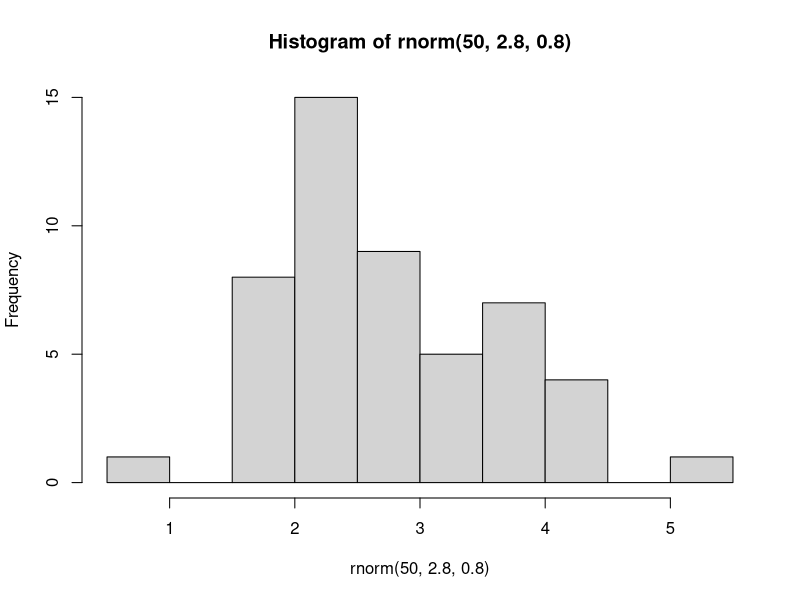
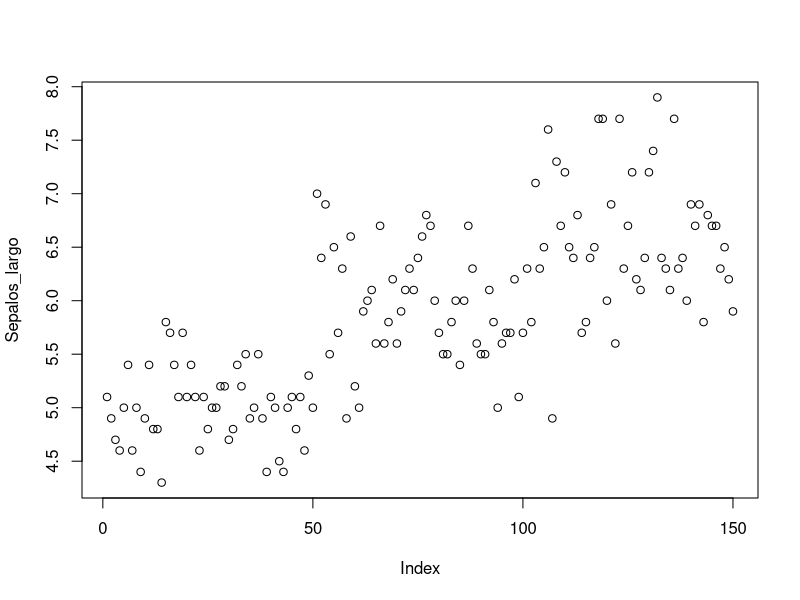
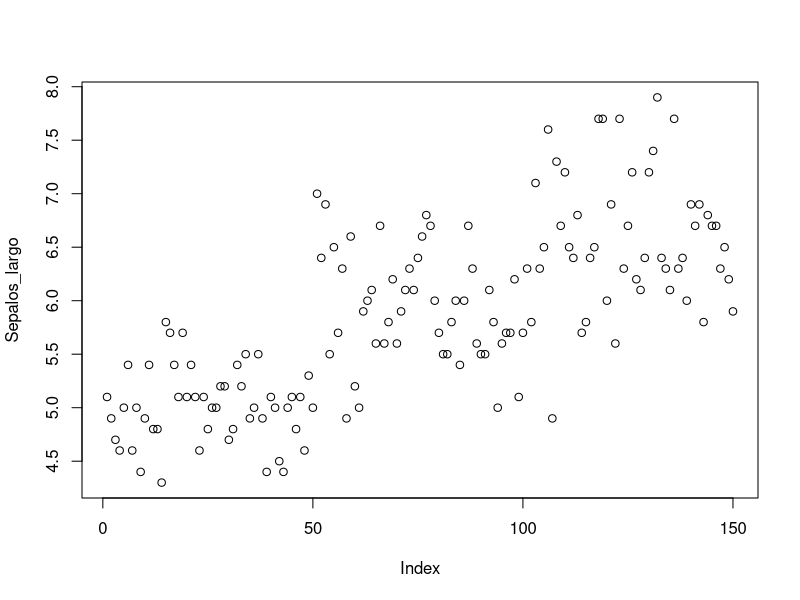
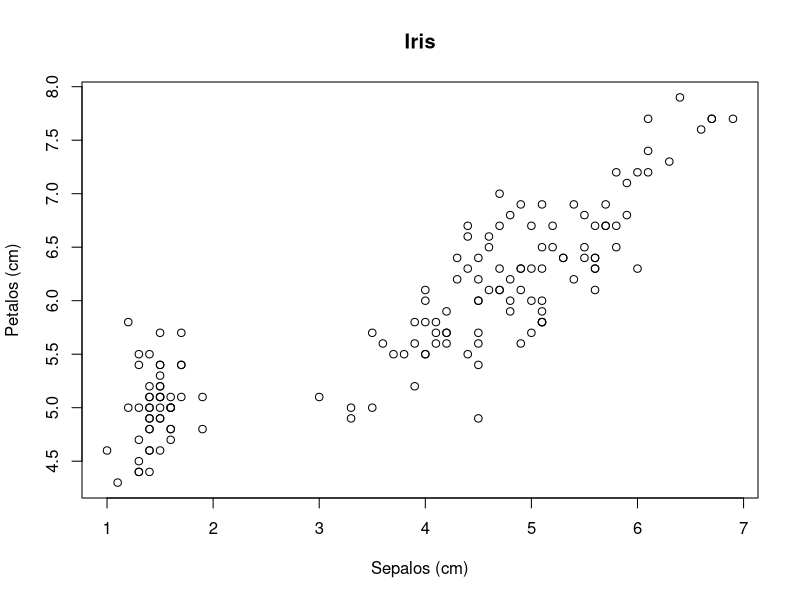
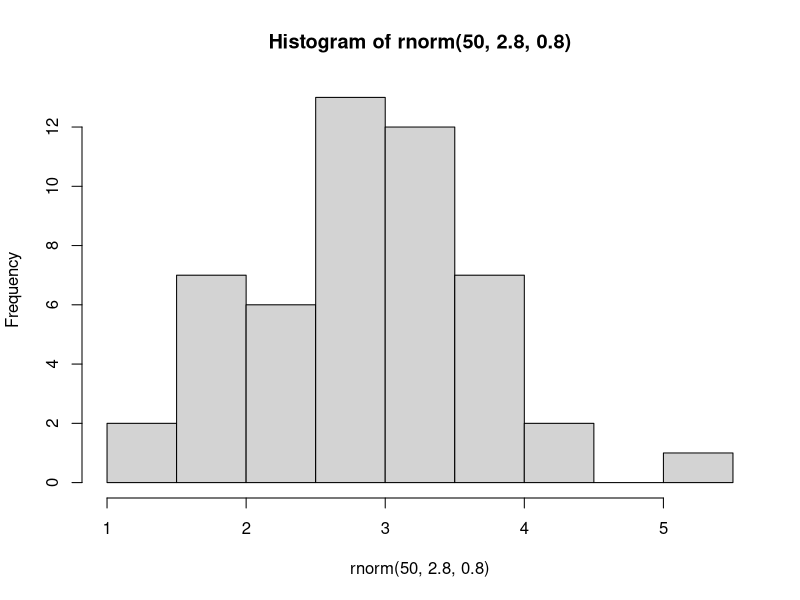
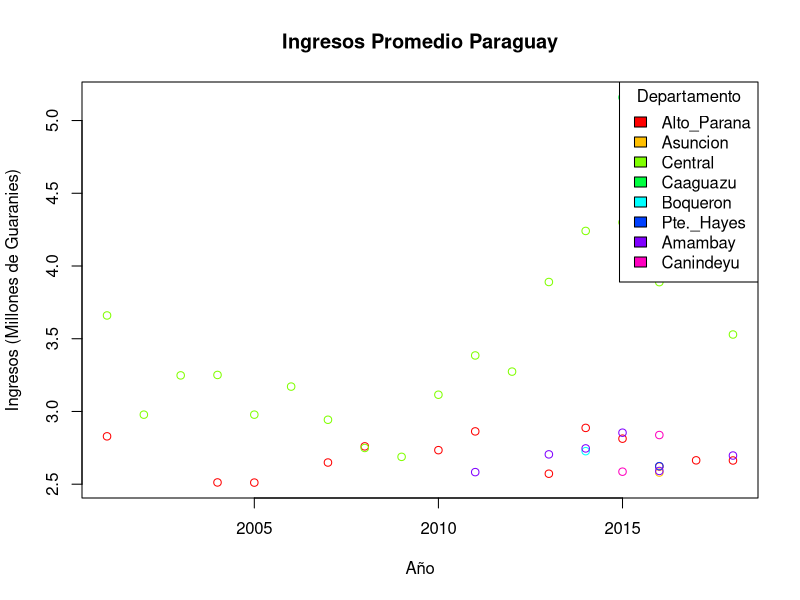

R code for these plots, in order:
## ---- chunk 1

###### Directorios de trabajo
setwd("~/Documents/GitHub/Intro_R_2023")  #Mac
getwd() #Donde estamos trabajando?

# Comentarios
# comentario

## ---- chunk 2

#install.packages("tidyverse")
#install.packages("dplyr")
library(tidyverse)
library(dplyr) 
#update.packages() #actualiza todos los paquetes que tengas instalados

## ---- chunk 3
?print()
?lm #Busqueda Simple
??lm #Busqueda Amplia 
## ---- chunk 4
variable <- 42
variable
## ---- chunk 5
a <- 10
b <- 3
suma <- a + b
resta <- a - b
multiplicacion <- a * b
division <- a / b

print(suma)
division
## ---- chunk 6
x <- 5
y <- 10
resultado <- x > y
print(resultado)
## ---- chunk 7
condicion1 <- TRUE
condicion2 <- FALSE
resultado <- condicion1 & condicion2
print(resultado)
## ---- chunk 8

## Recuerda que R es un lenguaje sensible a mayúsculas y minúsculas
(10 + 2) * 5
x <- (10 + 2) * 5  # <- es equivalente a =
x <- NA
x <- c(8,9,10,12,14,10,13,10,9)

print(x)

## ---- chunk 9
# Ejemplos de vectores
numeric_vector <- c(1.5, 2.3, 4.0)
entero_vector <- c(1, 2, 3)
logico_vector <- c(TRUE, FALSE, TRUE)
caracteres_vector <- c("uno", "dos", "tres")

## ---- chunk 10
peso <- c(60, 72, 57, 90, 95, 72) 
altura <- c(1.75, 1.80, 1.65, 1.90, 1.74, 1.91)
imc <- peso/altura^2

print(imc)
## ---- chunk 11
X <- matrix(c(1, 2, 3, 11, 12, 13), nrow=2, ncol=3, byrow=TRUE, 
            dimnames=list(c("fila1", "fila2"), c("C.1", "C.2", "C.3")))

X

X <- matrix(c(10, 10, 10, 10, 10, 10), nrow=2, ncol=3, byrow=TRUE, 
            dimnames=list(c("fila1", "fila2"), c("C.1", "C.2", "C.3")))

## ---- chunk 12
rownames(X) #nombre de filas
colnames(X) #nombre de columnas
nrow(X) #Numero de filas
ncol(X) #numero de columnas
dim(X) #dimensiones
t(X) #trasponer
## ---- chunk 13
C.4 <- c(100, 1000) #crear vector para 4ta columna 
X1 <- cbind(X, C.4) #Agregar 4ta columna a X
fila3 <- c(10, 100, 1000) #crear fila 3
X2 <- rbind(X, fila3) #agregar fila 3 a X

X2
## ---- chunk 14
#Donde se fue la Columna 4 (C.4)?
X2 <- rbind(X, fila3) #agregar fila 3 a X
fila3 <- c(10, 100, 1000, 10000) #crear fila 3
X3 <- rbind(X1, fila3) #agregar fila 3 a X

X3
## ---- chunk 15
## Lista (grupos de cualquier tipo de objeto R)

lista_ejemplo <- list(numeric_vector, entero_vector, logico_vector, caracteres_vector)


lista_ejemplo
lista_ejemplo[[4]]

## ---- chunk 16
# Ejemplo de data frame
data_frame_ejemplo <- data.frame(
  Nombre = c("Juan", "Maria", "Carlos"),
  Edad = c(25, 30, 22),
  Casado = c(FALSE, TRUE, FALSE)
)
data_frame_ejemplo
## ---- chunk 17

## Marco de datos (Data Frame)
data <- data.frame(alpha=1:3, 
                   beta=4:6, gamma=7:9)
names(data)[3] <- "tres"
data$tres <- NULL

# Reordenar marco de datos
data <- data.frame(id=1:3, peso=c(50, 90, 75), 
                   tamaño=c("pequeño", "grande", "mediano"))
data[c(1, 3, 2)]
data[c("tamaño", "id", "peso")]

## ---- chunk 18
x <- factor(c("alpha", "beta", "gamma", "alpha", "beta"))
levels(x) #Distintos Valores unicos que puede tomar un factor
levels(x)[levels(x)=="beta"] <- "dos" #cambiamos beta por dos
levels(x)[3] <- "tres"  #cambiamos el tercer nivel por tres
levels(x) <- c("uno", "dos", "tres") #cambiamos todos los niveles por el vector
## ---- chunk 19
# Convertir objetos
data <- as.matrix(data) #Para convertir en Matriz

data
## ---- chunk 20
# Convertir objetos
data

data_1 <- as.numeric(data) 
#Para convertir en Matriz

data_1 
#Que paso con nuestros datos? 

## ---- chunk 21
# Convertir objetos

typeof(data)

data[,3] <- c(1,3,2)

data

# Convertir toda la matriz a tipo numérico
data_numeric <- as.numeric(data)

# Remodelar la matriz a sus dimensiones originales
dim(data_numeric) <- dim(data)

data_numeric
## ---- chunk 22
x <- 1:20 #Creamos un Objeto
x[3] <- 100 #introducir 100 en el lugar 3

x

x[c(2, 4)] <- 111 #Introcir 111 en el lugar 2 y 4

x

#Que tipo de objeto es x?
## ---- chunk 23
iris
## ---- chunk 24
head(iris[3]) #columna 3
head(iris[c(1, 2)])
head(iris[1,]) #Numero de fila
head(iris[,4])#Datos en Columna 4
head(iris[15,3])  #Numero de fila y columna
## ---- chunk 25
Sepalos_largo <- iris$Sepal.Length #en cm
Petalos_largo <- iris$Petal.Length #en cm

#Selleccionar vectores
Sepalos_largo > 6
Sepalos_largo[Sepalos_largo > 6]

## ---- chunk 26
Petalos_largo[Petalos_largo > 5]
Petalos_largo[Sepalos_largo > 6 & Petalos_largo > 6]
Petalos_largo[Sepalos_largo > 6 & Petalos_largo > 6]
## ---- chunk 27
1:10
seq(from=1, to=10, by=1)
seq(1, 10, 1)
seq(length=9, from=1, to=5)
seq(1, 3, length=7)
c(1, 2, 3, 4, 5)
rep(1, 30)
rep(1:3, 10)

## ---- chunk 28

rnorm(50,2.8,0.8) #n = observaciones, mean = media, sd = desviacion standart

#https://www.tutorialspoint.com/r/r_normal_distribution.htm
## ---- chunk 29
hist(rnorm(50,2.8,0.8))
## ---- chunk 30

plot(Sepalos_largo)
## ---- chunk 31

plot(Sepalos_largo, type="p")

## ---- chunk 32
plot(Sepalos_largo~Petalos_largo, main="Iris", xlab="Sepalos (cm)", ylab="Petalos (cm)")

## ---- chunk 33
hist(rnorm(50,2.8,0.8))

## ---- chunk 34
# Instalar y cargar tidyverse
#install.packages("tidyverse")
library(tidyverse)

# Crear un data frame de ejemplo
data <- data.frame(
  ID = c(1, 2, 3, 4, 5),
  Nombre = c("Juan", "María", "Carlos", "Ana", "Pedro"),
  Edad = c(25, 30, 22, 28, 35)
)

## ---- chunk 35

# Filtrar personas mayores de 25 años y seleccionar solo las columnas de ID y Nombre
resultado <- data %>%
  filter(Edad > 25) %>%
  select(ID, Nombre)

# Imprimir el resultado
print(resultado)

#https://rpubs.com/paraneda/tidyverse
## ---- chunk 36
## La separación decimal en R es . y no ,
#Datos en Millones de Guaranies
Ingreso <- read.csv("Datos/IngresoPromPoblacion_py.csv")
Ingreso <- read.table("Datos/IngresoPromPoblacion_py.csv", header=T,
                    na.strings = "4/", sep= ";", check.names = FALSE)

Ingreso
## ---- chunk 37
#Cambiar a datos largos
dato_largo <- Ingreso %>%
  gather(key = "year", value = "Cantidad", -Departamento) %>%
  mutate(year = as.integer(year))

dato_largo
## ---- chunk 38
#Limpiar Datos
# Recortar espacios en blanco en columnas
dato_largo$Departamento <- str_trim(dato_largo$Departamento) 

# Reemplzar espacios en blanco en columnas
dato_largo$Departamento <- str_replace(dato_largo$Departamento, ' ', '_') 

# Reemplazar ciertos valores
any(is.na(dato_largo))  # Verificar valores faltantes (NAs)
#dato_largo[is.na(dato_largo)] <- 0  # Reemplazar NAs con 0s
## ---- chunk 39
# Agrupar los datos por departamento y encontrar el departamento con el mayor ingreso promedio
Mayor_Departamento <- dato_largo %>%
  group_by(Departamento) %>%
  summarize(Cantidad_total = mean(Cantidad, na.rm = TRUE)) %>%
  slice(which.max(Cantidad_total)) %>%
  ungroup()
## ---- chunk 40
# Agrupar los datos por departamento y encontrar el departamento con el mayor ingreso promedio
Mayor_Departamento <- dato_largo %>%
  group_by(Departamento) %>%
  summarize(Cantidad_total = mean(Cantidad, na.rm = TRUE)) %>%
  slice(which.max(Cantidad_total)) %>%
  ungroup()

Mayor_Departamento
## ---- chunk 41
#Departamentos con ingresos mayor a 2.5 luego del 2000
resultados <- dato_largo %>%
  filter(Cantidad > 2.5 & year > 2000) %>%
  select(Departamento, year, Cantidad)

resultados
## ---- chunk 42
# Crear una paleta de colores
colores <- rainbow(length(unique(resultados$Departamento)))

plot(resultados$Cantidad~resultados$year, col = colores[as.factor(resultados$Departamento)], main="Ingresos Promedio Paraguay", xlab="Año", ylab="Ingresos (Millones de Guaranies)")

legend("topright", legend = unique(resultados$Departamento), fill = colores, title = "Departamento")


## ---- chunk 43
#Seleccionar Solo datos de Itapua
dato_largo_itapua <- dato_largo[dato_largo$Departamento == "Itapua", ]
Ingreso_Promedio_itapua <-  dato_largo_itapua$Cantidad

#Seleccionar Solo datos de Itapua
dato_largo_Boqueron <- dato_largo[dato_largo$Departamento == "Boqueron", ]
Ingreso_Promedio_Boqueron <-  dato_largo_Boqueron$Cantidad
